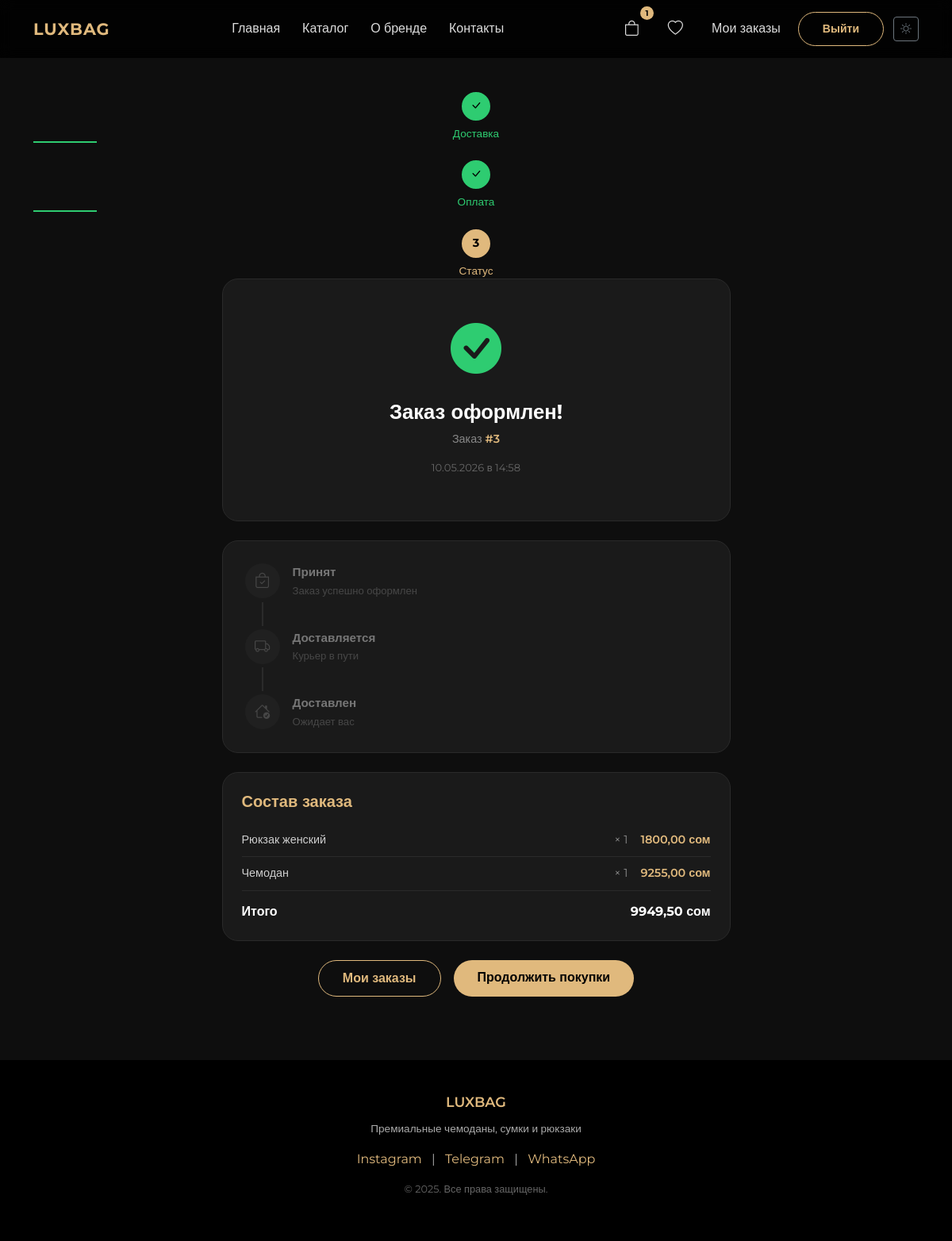
The app's page /checkout/status/3/ (signed in) with its own data.
### main/models.py (models this page shows, shortened)
class Order(models.Model):
    STATUS_CHOICES = [
        ('processing', 'Оформляется'),
        ('delivering', 'Доставляется'),
        ('ready', 'Готов к выдаче'),
        ('completed', 'Завершён'),
        ('cancelled', 'Отменён'),
    ]
    user = models.ForeignKey(User, on_delete=models.CASCADE, related_name='orders')
    status = models.CharField(max_length=20, choices=STATUS_CHOICES, default='processing')
    delivery = models.BooleanField(default=False)
    address = models.TextField(blank=True, null=True)
    total_price = models.DecimalField(max_digits=10, decimal_places=2)
    created_at = models.DateTimeField(auto_now_add=True)
    phone = models.CharField(max_length=20, blank=True, null=True)

class OrderItem(models.Model):
    order = models.ForeignKey(Order, on_delete=models.CASCADE, related_name='items')
    product = models.ForeignKey(Product, on_delete=models.PROTECT)
    quantity = models.PositiveIntegerField()
    price_at_purchase = models.DecimalField(max_digits=10, decimal_places=2)  # фиксируем цену на момент заказа

class Product(models.Model):
    name = models.CharField(max_length=100)
    description = models.TextField()
    price = models.DecimalField(max_digits=10, decimal_places=2)
    discount_percent = models.PositiveIntegerField(default=0)
    colors = models.ManyToManyField(Color, blank=True)
    category = models.ForeignKey(Category, on_delete=models.CASCADE, related_name='products')
    is_new = models.BooleanField(default=False)
    stock = models.PositiveIntegerField(default=0)
    created_at = models.DateTimeField(auto_now_add=True)

### main/views.py (the view)
# urls.py: path('checkout/status/<int:order_id>/', views.checkout_status, name='checkout_status'),
@login_required
def checkout_status(request, order_id):
    order = get_object_or_404(Order, pk=order_id, user=request.user)
    return render(request, 'checkout_status.html', {'order': order})

### templates/checkout_status.html (shortened to what this page needs)
{% extends 'base.html' %}
{% load static %}
{% block content %}
<section class="container" style="margin-top: 40px; margin-bottom: 80px;">
    <div class="checkout-steps">
        <div class="step done">
            <div class="step-num"><i class="bi bi-check-lg"></i></div>
            <span>Доставка</span>
        </div>
        <div class="step-line active-line"></div>
        <div class="step done">
            <div class="step-num"><i class="bi bi-check-lg"></i></div>
            <span>Оплата</span>
        </div>
        <div class="step-line active-line"></div>
        <div class="step active">
            <div class="step-num">3</div>
            <span>Статус</span>
        </div>
    </div>
    <div class="row justify-content-center">
        <div class="col-lg-7">
            <div class="status-card text-center">
                <div class="success-icon">
                    <i class="bi bi-check-circle-fill"></i>
                </div>
                <h3>Заказ оформлен!</h3>
                <p class="order-num">Заказ <span>#{{ order.pk }}</span></p>
                <p class="order-date">{{ order.created_at|date:"d.m.Y в H:i" }}</p>
            </div>
            <div class="status-track">
                <div class="track-step {% if order.status == 'processing' or order.status == 'delivering' or order.status == 'ready' or order.status == 'completed' %}done{% endif %}">
                    <div class="track-icon"><i class="bi bi-bag-check"></i></div>
                    <div class="track-info">
                        <p class="track-title">Принят</p>
                        <p class="track-desc">Заказ успешно оформлен</p>
                    </div>
                </div>
                <div class="track-line {% if order.status == 'delivering' or order.status == 'ready' or order.status == 'completed' %}active{% endif %}"></div>
                <div class="track-step {% if order.status == 'delivering' or order.status == 'ready' or order.status == 'completed' %}done{% elif order.status == 'processing' %}pending{% endif %}">
                    <div class="track-icon"><i class="bi bi-truck"></i></div>
                    <div class="track-info">
                        <p class="track-title">
                            {% if order.delivery %}Доставляется{% else %}Готовится{% endif %}
                        </p>
                        <p class="track-desc">
                            {% if order.delivery %}Курьер в пути{% else %}Готовим ваш заказ{% endif %}
                        </p>
                    </div>
                </div>
                <div class="track-line {% if order.status == 'ready' or order.status == 'completed' %}active{% endif %}"></div>
                <div class="track-step {% if order.status == 'ready' or order.status == 'completed' %}done{% endif %}">
                    <div class="track-icon"><i class="bi bi-house-check"></i></div>
                    <div class="track-info">
                        <p class="track-title">
                            {% if order.delivery %}Доставлен{% else %}Готов к выдаче{% endif %}
                        </p>
                        <p class="track-desc">
                            {% if order.delivery %}Ожидает вас{% else %}Можете забрать{% endif %}
                        </p>
                    </div>
                </div>
            </div>
            <div class="order-items-card">
                <h5 class="order-items-title">Состав заказа</h5>
                {% for item in order.items.all %}
                <div class="order-item-row">
                    <span class="order-item-name">{{ item.product.name }}</span>
                    <span class="order-item-qty">× {{ item.quantity }}</span>
                    <span class="order-item-price">{{ item.price_at_purchase }} сом</span>
                </div>
                {% endfor %}
                <div class="order-total-row">
                    <span>Итого</span>
                    <span>{{ order.total_price }} сом</span>
                </div>
            </div>
            <div class="d-flex gap-3 justify-content-center mt-4">
                <a href="{% url 'my_orders' %}" class="btn btn-outline-gold">
                    Мои заказы
                </a>
                <a href="{% url 'catalog' %}" class="btn btn-gold">
                    Продолжить покупки
                </a>
            </div>
        </div>
    </div>
</section>
{% endblock %}

### records on screen
Order: pk "3", created_at "10.05.2026 в 14:58", total_price "9949,50"
OrderItem: product.name "Рюкзак женский", quantity "1", price_at_purchase "1800,00"
OrderItem: product.name "Чемодан", quantity "1", price_at_purchase "9255,00"

### other values on screen
{{ count }} "1"
